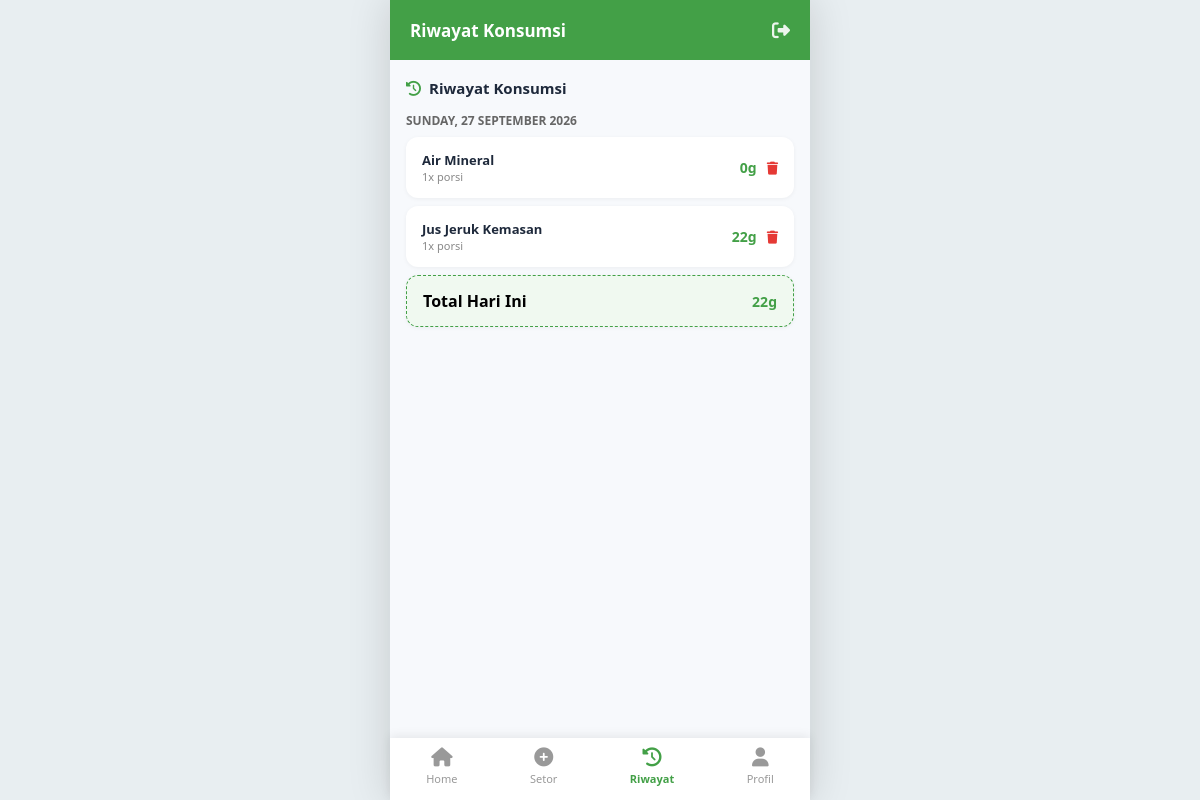
The app's page /user/riwayat.php (signed in) with its own data.
### tables this page shows
CREATE TABLE `konsumsi` (
  `id` int(11) NOT NULL,
  `user_id` int(11) NOT NULL,
  `minuman_id` int(11) NOT NULL,
  `jumlah_porsi` int(11) NOT NULL DEFAULT 1,
  `tanggal` date NOT NULL,
  `created_at` timestamp NOT NULL DEFAULT current_timestamp()
);

CREATE TABLE `minuman` (
  `id` int(11) NOT NULL,
  `nama_minuman` varchar(100) NOT NULL,
  `kategori` varchar(50) NOT NULL,
  `deskripsi` text DEFAULT NULL,
  `merek` varchar(50) DEFAULT NULL,
  `ukuran_saji` varchar(30) NOT NULL,
  `kadar_gula_gram` decimal(5,1) NOT NULL,
  `kalori` int(11) DEFAULT NULL,
  `gambar` varchar(255) DEFAULT NULL,
  `created_at` timestamp NOT NULL DEFAULT current_timestamp()
);

### user/riwayat.php (the view, shortened to what this page needs)
<?php
require_once 'includes/header.php';
$stmt = $koneksi->prepare("
    SELECT k.id, m.nama_minuman, m.kadar_gula_gram, k.jumlah_porsi, k.tanggal
    FROM konsumsi k
    JOIN minuman m ON k.minuman_id = m.id
    WHERE k.user_id = ?
    ORDER BY k.tanggal DESC, k.created_at DESC
    LIMIT 30
");
$stmt->bind_param("i", $_SESSION['user_id']);
$stmt->execute();
$riwayat = $stmt->get_result();
$grouped = [];
while ($r = $riwayat->fetch_assoc()) {
    $grouped[$r['tanggal']][] = $r;
}
?>
<div class="section-title">
    <h3><i class="fa-solid fa-clock-rotate-left"></i> Riwayat Konsumsi</h3>
</div>
<?php if (empty($grouped)): ?>
    <p class="empty-state">Belum ada riwayat konsumsi.</p>
<?php else: ?>
    <?php foreach ($grouped as $tanggal => $items): ?>
        <p class="riwayat-tanggal"><?= date('l, d F Y', strtotime($tanggal)) ?></p>
        <div class="minuman-list">
            <?php
            $total_hari = 0;
            foreach ($items as $item):
                $total_hari += $item['kadar_gula_gram'] * $item['jumlah_porsi'];
            ?>
                <div class="minuman-item">
                    <div>
                        <p class="minuman-nama"><?= htmlspecialchars($item['nama_minuman']) ?></p>
                        <p class="minuman-porsi"><?= $item['jumlah_porsi'] ?>x porsi</p>
                    </div>
                    <div class="riwayat-actions">
                        <span class="minuman-gula"><?= $item['kadar_gula_gram'] * $item['jumlah_porsi'] ?>g</span>
                        <a href="riwayat.php?hapus=<?= $item['id'] ?>" class="btn-hapus-kecil"
                         onclick="return confirmDelete(event, this.href)"><i class="fa-solid fa-trash"></i></a>
                    </div>
                </div>
            <?php endforeach; ?>
            <div class="minuman-item total-row">
                <p><strong>Total Hari Ini</strong></p>
                <span class="minuman-gula"><strong><?= $total_hari ?>g</strong></span>
            </div>
        </div>
    <?php endforeach; ?>
<?php endif; ?>
<?php require_once 'includes/footer.php'; ?>

### assets/user.css (style rules this page uses)
* { margin: 0; padding: 0; box-sizing: border-box; font-family: 'Segoe UI', Tahoma, sans-serif; }
body { background: #e8eef1; min-height: 100vh; display: flex; justify-content: center; }
.section-title { margin-bottom: 12px; }
.section-title h3 { font-size: 15px; color: #1e293b; display: flex; align-items: center; gap: 8px; }
.section-title h3 i { color: #43a047; }
.minuman-list { margin-bottom: 20px; }
.minuman-item { background: #fff; border-radius: 12px; padding: 14px 16px; margin-bottom: 8px; display: flex; justify-content: space-between; align-items: center; box-shadow: 0 1px 4px rgba(0,0,0,0.05); }
.minuman-nama { font-size: 13px; font-weight: 600; color: #1e293b; }
.minuman-porsi { font-size: 11px; color: #888; }
.minuman-gula { font-size: 14px; font-weight: 700; color: #43a047; }
.riwayat-actions { display: flex; align-items: center; gap: 10px; }
.btn-hapus-kecil { color: #e53935; text-decoration: none; font-size: 13px; }
.riwayat-tanggal { font-size: 12px; font-weight: 700; color: #666; margin: 14px 0 8px 0; text-transform: uppercase; }
.total-row { background: #f0f9f0; border: 1px dashed #43a047; }

### records on screen
konsumsi: minuman.nama_minuman "Air Mineral", jumlah_porsi "1", $item['kadar_gula_gram'] * $item['jumlah_porsi'] "0"
konsumsi: minuman.nama_minuman "Jus Jeruk Kemasan", jumlah_porsi "1", $item['kadar_gula_gram'] * $item['jumlah_porsi'] "22"

### other values on screen
$page_title "Riwayat Konsumsi"
date('l, d F Y', strtotime($tanggal)) "SUNDAY, 27 SEPTEMBER 2026"
$total_hari "22"
